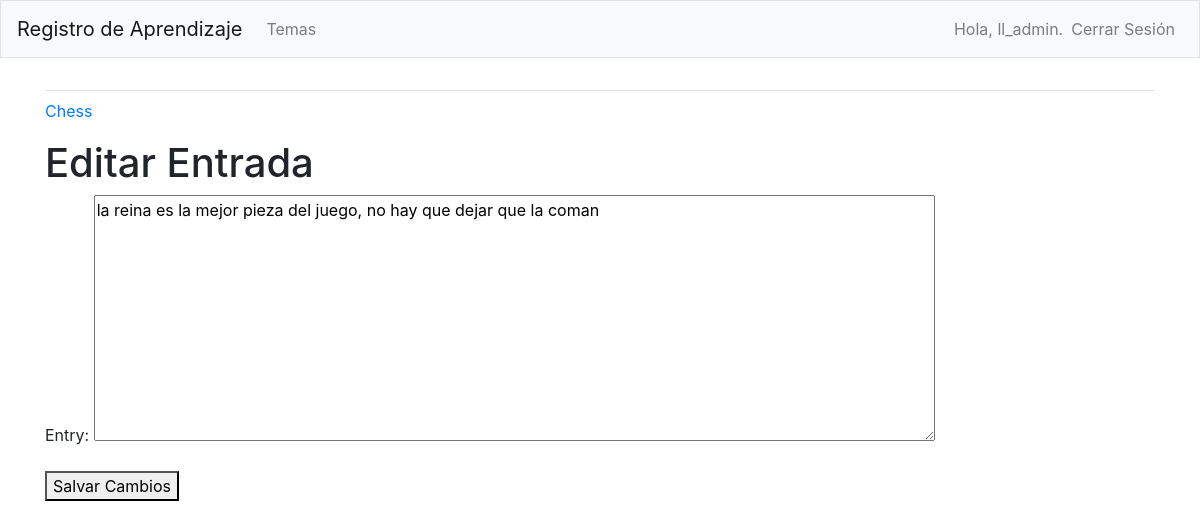
The page /edit_entry/2/ (signed in) on the database its author committed.
### learning_logs/models.py (models this page shows, shortened)
class Topic(models.Model):
    text = models.CharField(max_length=200)
    data_added = models.DateTimeField(auto_now_add=True)
    owner = models.ForeignKey(User, on_delete=models.CASCADE)
    def __str__(self) -> str:
        return self.text

class Entry(models.Model):
    topic = models.ForeignKey(Topic, on_delete=models.CASCADE)
    text = models.TextField()
    date_added = models.DateTimeField(auto_now_add=True)
    class Meta:
        verbose_name_plural = "entries"

### learning_logs/views.py (the view)
# urls.py: path("edit_entry/<int:entry_id>/", views.edit_entry, name="edit_entry"),
@login_required
def edit_entry(request, entry_id):
    entry = Entry.objects.get(id=entry_id)
    topic = entry.topic
    if topic.owner != request.user:
        raise Http404
    if request.method != "POST":
        form = EntryForm(instance=entry)
    else:
        form = EntryForm(instance=entry, data=request.POST)
        if form.is_valid():
            form.save()
        return redirect("learning_logs:topic", topic_id=topic.id)
    context = {"entry": entry, "topic": topic, "form": form}
    return render(request, "learning_logs/edit_entry.html", context)

### learning_logs/forms.py
class EntryForm(forms.ModelForm):
    class Meta:
        model = Entry
        fields = ["text"]
        labels = {"text": "Entry:"}
        widgets = {"text": forms.Textarea(attrs={"cols": 80})}

### learning_logs/templates/learning_logs/edit_entry.html (shortened to what this page needs)
{% extends "learning_logs/base.html" %}
{% block content %}
<p>
    <a href="{% url 'learning_logs:topic' topic.id %}">{{ topic }}</a>
</p>
<h1>Editar Entrada</h1>
<form action="{% url 'learning_logs:edit_entry' entry.id %}" method="post">
    {{ form.as_p }}
    <button name="submit">Salvar Cambios</button>
</form>
{% endblock content %}

### learning_logs/templates/learning_logs/base.html (shortened to what this page needs)
{% load bootstrap4 %}
<!DOCTYPE html>
<html lang="en">
<head>
    {% bootstrap_css %}
</head>
<body>
    <nav class="navbar navbar-expand-md navbar-light bg-light mb-4 border">
        <a class="navbar-brand" href="{% url 'learning_logs:index' %}">Registro de Aprendizaje</a>
        <div class="collapse navbar-collapse" id="navbarCollapse">
            <ul class="navbar-nav mr-auto">
                <li class="nav-item">
                    <a class="nav-link" href="{% url 'learning_logs:topics' %}">Temas</a>
                </li>
            </ul>
            <ul class="navbar-nav ml-auto">
                {% if user.is_authenticated %}
                <li class="nav-item">
                    <span class="navbar-text">Hola, {{ user.username }}.</span>
                </li>
                <li class="nav-item">
                    <a class="nav-link" href="{% url 'users:logout' %}">Cerrar Sesión</a>
                </li>
                {% endif %}
            </ul>
        </div>
    </nav>
    <main role="main" class="container">
        <div class="pb-2 mb-2 border-bottom">
        </div>
        <div>
            {% block content %}
            {% endblock content %}
        </div>
    </main>
</body>
</html>

### rows shown on the page
Topic: text "Chess"
Entry: text "la reina es la mejor pieza del juego, no hay que dejar que la coman"

### other values the page prints
{{ user.username }} "ll_admin"
